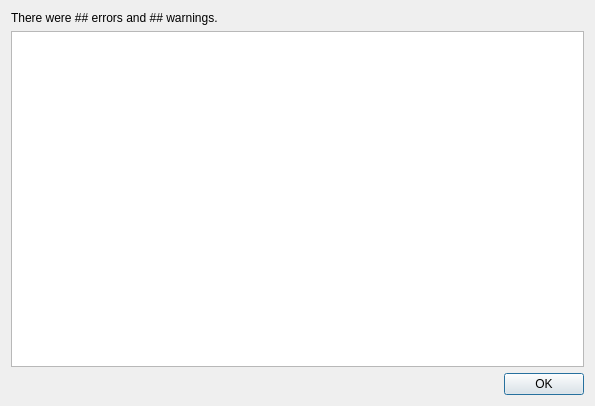
<?xml version="1.0" encoding="UTF-8"?>
<ui version="4.0">
 <class>ErrorListDialog</class>
 <widget class="QDialog" name="ErrorListDialog">
  <property name="geometry">
   <rect>
    <x>0</x>
    <y>0</y>
    <width>595</width>
    <height>406</height>
   </rect>
  </property>
  <property name="windowTitle">
   <string>Error List</string>
  </property>
  <layout class="QGridLayout" name="gridLayout">
   <item row="2" column="0">
    <widget class="QDialogButtonBox" name="okCancelButtons">
     <property name="sizePolicy">
      <sizepolicy hsizetype="Preferred" vsizetype="Fixed">
       <horstretch>0</horstretch>
       <verstretch>0</verstretch>
      </sizepolicy>
     </property>
     <property name="orientation">
      <enum>Qt::Horizontal</enum>
     </property>
     <property name="standardButtons">
      <set>QDialogButtonBox::Ok</set>
     </property>
    </widget>
   </item>
   <item row="0" column="0">
    <widget class="QLabel" name="errorCountLabel">
     <property name="text">
      <string>There were ## errors and ## warnings.</string>
     </property>
    </widget>
   </item>
   <item row="1" column="0">
    <widget class="QPlainTextEdit" name="errorListText">
     <property name="readOnly">
      <bool>true</bool>
     </property>
    </widget>
   </item>
  </layout>
 </widget>
 <resources/>
 <connections/>
</ui>
